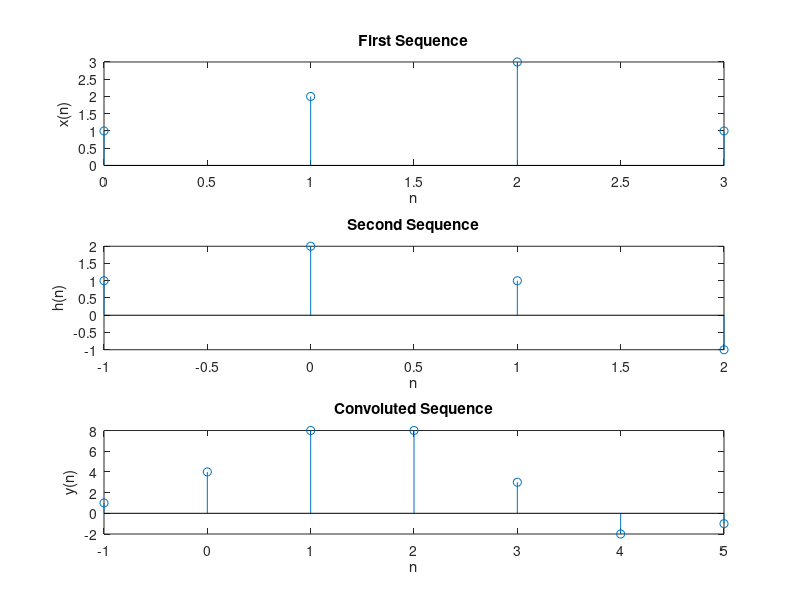

Here is the MATLAB script that generated this plot:
h = [1 2 1 -1];
n = -1:2;
x = [1 2 3 1];
n1 = 0:3;
l = -1; %lower limit of output sequence
u = 5; %upper limit of output sequence
a = l:1:u;
m=length(x);
t = length(h);
subplot(3,1,1)
stem(n1,x);
xlabel('n');
ylabel('x(n)');
title('First Sequence');
subplot(3,1,2)
stem(n,h);
xlabel('n');
ylabel('h(n)');
title('Second Sequence');
X =[x, zeros(1,t)];
H =[h, zeros(1,m)];
for i=1:(m+t-1)
Y(i)=0;
for j=1:m
if((i-j+1)>0)
Y(i) = Y(i)+(X(j)*H(i-j+1));
else
end
end
end
display(a)
display(Y)
subplot(3,1,3)
stem(a,Y);
xlabel('n');
ylabel('y(n)');
title('Convoluted Sequence')